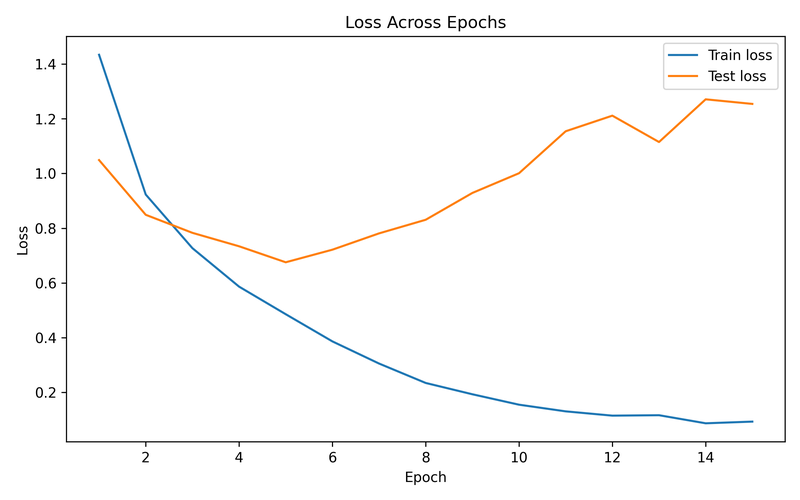
#> input picture results/q1/after change (sigma to ReLU)/loss_curve.png, 800 x 500 px, shrunk from 2400 x 1500 before the run
$ python visual.py
#> lines starting #> are read from the running program, lines starting #| are printed output that depends on the picture
import matplotlib.pyplot as plt
import matplotlib.image as mpimg
from pathlib import Path


# ----Paths----
improved_loss_path = Path(
    "results/q1/after change (sigma to ReLU)/loss_curve.png"
)

original_loss_path = Path(
    "results/q1/before change/loss_curve.png"
)


# ----Load Images----
improved_loss = mpimg.imread(improved_loss_path)
#> improved_loss is the input picture: shape (500, 800, 4) float32; mean R, G, B, A 0.984, 0.984, 0.983, 1
original_loss = mpimg.imread(original_loss_path)
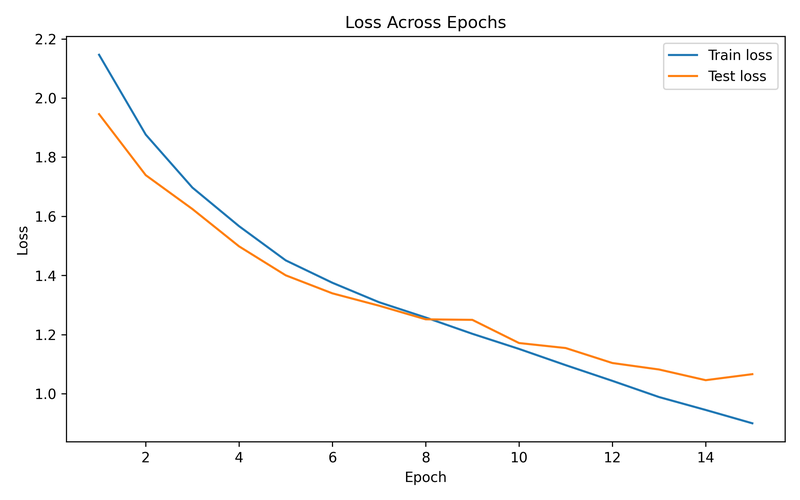
#> input picture results/q1/before change/loss_curve.png, 800 x 500 px, shrunk from 2400 x 1500 before the run
#> original_loss is the input picture: shape (500, 800, 4) float32; mean R, G, B, A 0.984, 0.984, 0.983, 1


# ----Create Figure----
fig, axes = plt.subplots(
    1,
    2,
    figsize=(14, 6)
)


# ----Improved CNN----
axes[0].imshow(improved_loss)
axes[0].axis("off")

axes[0].set_title(
    "A. Improved CNN (ReLU + BatchNorm)",
    fontsize=14,
    fontweight="bold"
)


# ----Original CNN----
axes[1].imshow(original_loss)
axes[1].axis("off")

axes[1].set_title(
    "B. Original CNN (Sigmoid)",
    fontsize=14,
    fontweight="bold"
)


# ----Main Title----
fig.suptitle(
    "Loss Curves Comparison",
    fontsize=18,
    fontweight="bold"
)

plt.tight_layout()


# ----Save----
plt.savefig(
    "results/q1/loss_comparison.png",
    dpi=300,
    bbox_inches="tight"
)
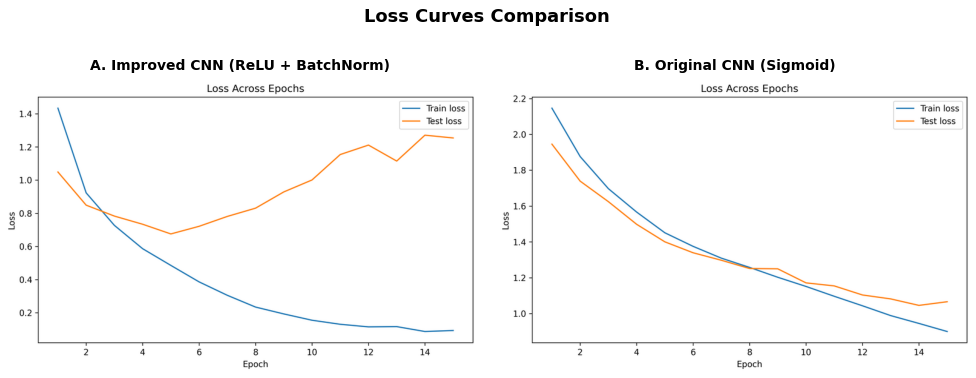
#> figure drawn by matplotlib, 2 panels

plt.show()

import matplotlib.pyplot as plt
import matplotlib.image as mpimg
from pathlib import Path


# ----Paths----
improved_grad_path = Path(
    "results/q1/after change (sigma to ReLU)/gradient_magnitudes.png"
)

original_grad_path = Path(
    "results/q1/before change/gradient_magnitudes.png"
)


# ----Load Images----
improved_grad = mpimg.imread(improved_grad_path)
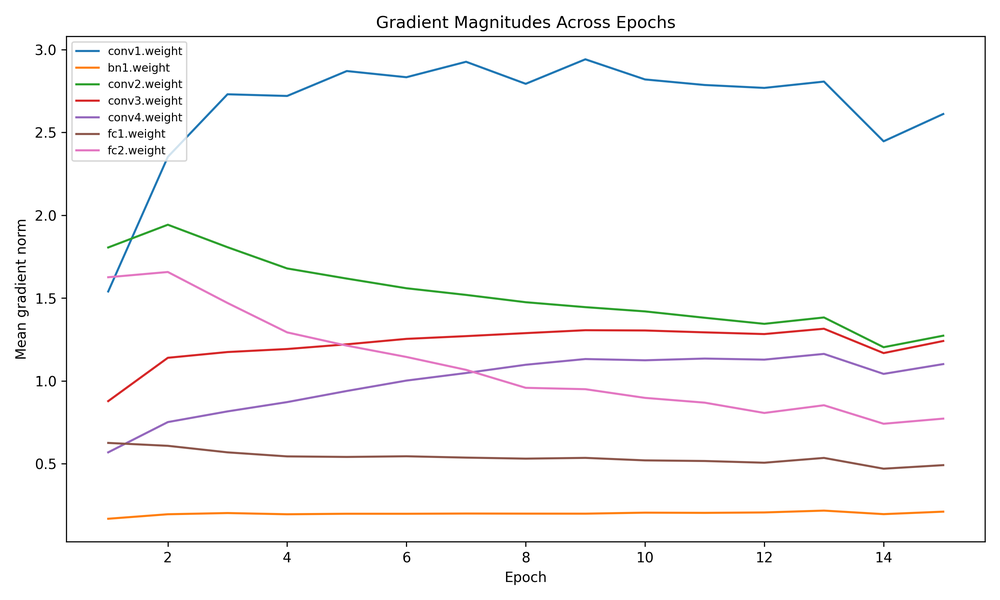
#> input picture results/q1/after change (sigma to ReLU)/gradient_magnitudes.png, 1000 x 600 px, shrunk from 3000 x 1800 before the run
#> improved_grad is the input picture: shape (600, 1000, 4) float32; mean R, G, B, A 0.979, 0.975, 0.975, 1
original_grad = mpimg.imread(original_grad_path)
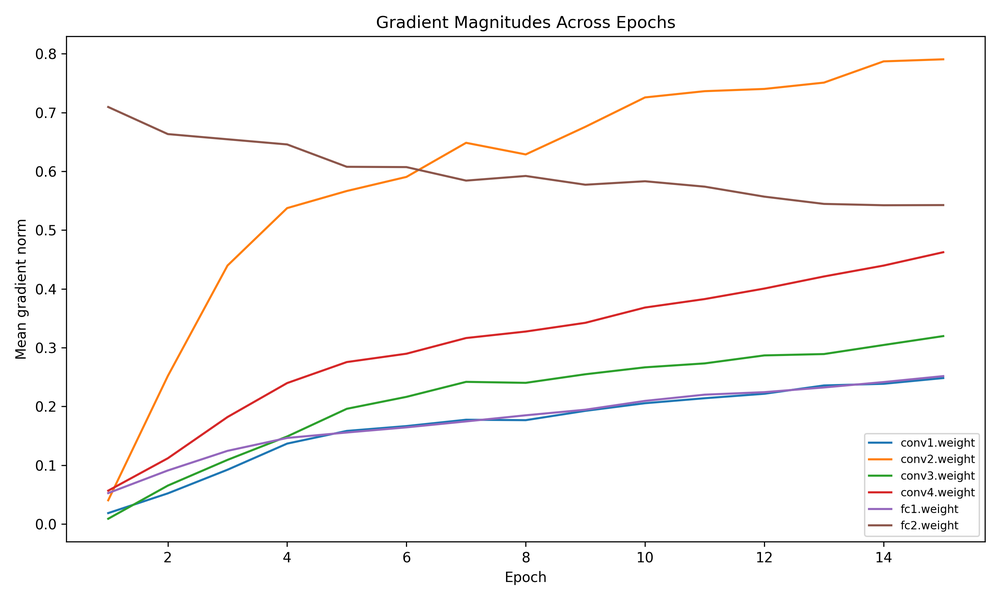
#> input picture results/q1/before change/gradient_magnitudes.png, 1000 x 600 px, shrunk from 3000 x 1800 before the run
#> original_grad is the input picture: shape (600, 1000, 4) float32; mean R, G, B, A 0.98, 0.977, 0.975, 1


# ----Create Figure----
fig, axes = plt.subplots(
    1,
    2,
    figsize=(16, 6)
)


# ----Improved CNN----
axes[0].imshow(improved_grad)
axes[0].axis("off")

axes[0].set_title(
    "A. Improved CNN (ReLU + BatchNorm)",
    fontsize=14,
    fontweight="bold"
)


# ----Original CNN----
axes[1].imshow(original_grad)
axes[1].axis("off")

axes[1].set_title(
    "B. Original CNN (Sigmoid)",
    fontsize=14,
    fontweight="bold"
)


# ----Main Title----
fig.suptitle(
    "Gradient Magnitude Comparison",
    fontsize=18,
    fontweight="bold"
)

plt.tight_layout()


# ----Save----
plt.savefig(
    "results/q1/gradient_comparison.png",
    dpi=300,
    bbox_inches="tight"
)

plt.show()
